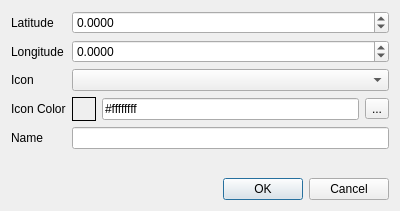
<?xml version="1.0" encoding="UTF-8"?>
<ui version="4.0">
 <class>EditMarkerDialog</class>
 <widget class="QDialog" name="EditMarkerDialog">
  <property name="geometry">
   <rect>
    <x>0</x>
    <y>0</y>
    <width>400</width>
    <height>211</height>
   </rect>
  </property>
  <property name="windowTitle">
   <string>Edit Location Marker</string>
  </property>
  <layout class="QGridLayout" name="gridLayout">
   <item row="2" column="0">
    <widget class="QLabel" name="label_4">
     <property name="text">
      <string>Icon</string>
     </property>
    </widget>
   </item>
   <item row="6" column="0" colspan="2">
    <widget class="QDialogButtonBox" name="buttonBox">
     <property name="orientation">
      <enum>Qt::Orientation::Horizontal</enum>
     </property>
     <property name="standardButtons">
      <set>QDialogButtonBox::StandardButton::Cancel|QDialogButtonBox::StandardButton::Ok</set>
     </property>
    </widget>
   </item>
   <item row="2" column="1">
    <widget class="QComboBox" name="iconComboBox"/>
   </item>
   <item row="0" column="0">
    <widget class="QLabel" name="label_2">
     <property name="text">
      <string>Latitude</string>
     </property>
    </widget>
   </item>
   <item row="1" column="1">
    <widget class="QDoubleSpinBox" name="longitudeDoubleSpinBox">
     <property name="decimals">
      <number>4</number>
     </property>
     <property name="minimum">
      <double>-180.000000000000000</double>
     </property>
     <property name="maximum">
      <double>180.000000000000000</double>
     </property>
    </widget>
   </item>
   <item row="4" column="1">
    <widget class="QLineEdit" name="nameLineEdit"/>
   </item>
   <item row="4" column="0">
    <widget class="QLabel" name="label">
     <property name="text">
      <string>Name</string>
     </property>
    </widget>
   </item>
   <item row="0" column="1">
    <widget class="QDoubleSpinBox" name="latitudeDoubleSpinBox">
     <property name="decimals">
      <number>4</number>
     </property>
     <property name="minimum">
      <double>-90.000000000000000</double>
     </property>
     <property name="maximum">
      <double>90.000000000000000</double>
     </property>
    </widget>
   </item>
   <item row="1" column="0">
    <widget class="QLabel" name="label_3">
     <property name="text">
      <string>Longitude</string>
     </property>
    </widget>
   </item>
   <item row="5" column="0">
    <spacer name="verticalSpacer">
     <property name="orientation">
      <enum>Qt::Orientation::Vertical</enum>
     </property>
     <property name="sizeHint" stdset="0">
      <size>
       <width>20</width>
       <height>40</height>
      </size>
     </property>
    </spacer>
   </item>
   <item row="3" column="0">
    <widget class="QLabel" name="label_5">
     <property name="text">
      <string>Icon Color</string>
     </property>
    </widget>
   </item>
   <item row="3" column="1">
    <layout class="QHBoxLayout" name="horizontalLayout">
     <item>
      <widget class="QFrame" name="iconColorFrame">
       <property name="minimumSize">
        <size>
         <width>24</width>
         <height>24</height>
        </size>
       </property>
       <property name="frameShape">
        <enum>QFrame::Shape::Box</enum>
       </property>
       <property name="frameShadow">
        <enum>QFrame::Shadow::Plain</enum>
       </property>
      </widget>
     </item>
     <item>
      <widget class="QLineEdit" name="iconColorLineEdit">
       <property name="text">
        <string>#ffffffff</string>
       </property>
      </widget>
     </item>
     <item>
      <widget class="QToolButton" name="iconColorButton">
       <property name="text">
        <string>...</string>
       </property>
       <property name="icon">
        <iconset resource="../../../../scwx-qt.qrc">
         <normaloff>:/res/icons/font-awesome-6/palette-solid.svg</normaloff>:/res/icons/font-awesome-6/palette-solid.svg</iconset>
       </property>
      </widget>
     </item>
    </layout>
   </item>
  </layout>
 </widget>
 <resources>
  <include location="../../../../scwx-qt.qrc"/>
 </resources>
 <connections>
  <connection>
   <sender>buttonBox</sender>
   <signal>accepted()</signal>
   <receiver>EditMarkerDialog</receiver>
   <slot>accept()</slot>
   <hints>
    <hint type="sourcelabel">
     <x>248</x>
     <y>254</y>
    </hint>
    <hint type="destinationlabel">
     <x>157</x>
     <y>274</y>
    </hint>
   </hints>
  </connection>
  <connection>
   <sender>buttonBox</sender>
   <signal>rejected()</signal>
   <receiver>EditMarkerDialog</receiver>
   <slot>reject()</slot>
   <hints>
    <hint type="sourcelabel">
     <x>316</x>
     <y>260</y>
    </hint>
    <hint type="destinationlabel">
     <x>286</x>
     <y>274</y>
    </hint>
   </hints>
  </connection>
 </connections>
</ui>
